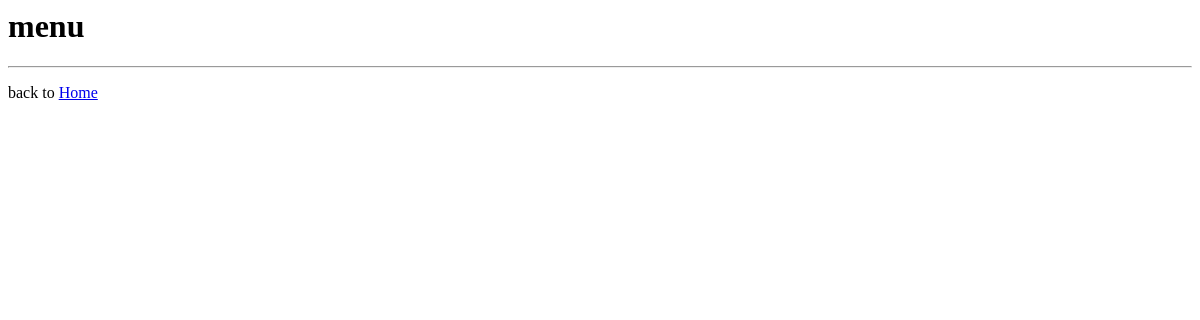
The app's page /menu/, older data.
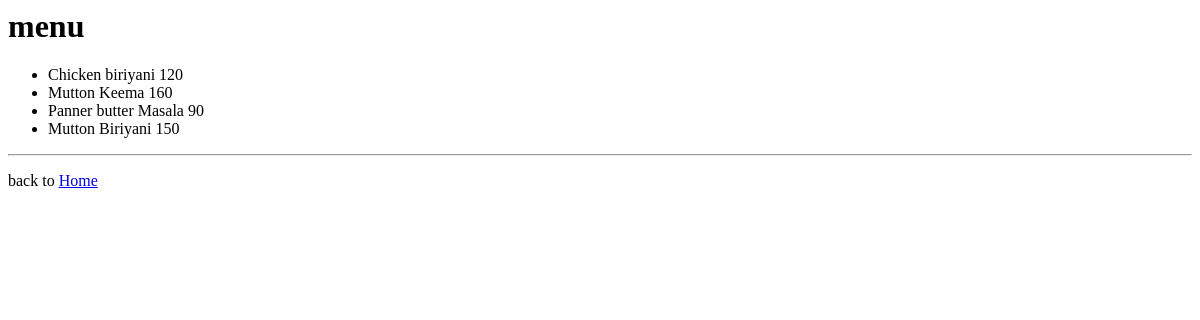
The same page, newer data.
### main/models.py (models this page shows, shortened)
class menu(models.Model):
    item = models.CharField(max_length=255)
    price = models.IntegerField()

### main/views.py (the view)
# urls.py: path('menu/',views.Menu, name='menu')
def Menu(request):
    my_menu = menu.objects.all().values()
    template = loader.get_template('menu.html')
    context = {
        'my_menu' : my_menu,
    }
    return HttpResponse(template.render(context,request))

### main/templates/menu.html (shortened to what this page needs)
<html>
    <head>
    </head>
<body>
    <h1>menu</h1>
    <ul>
        {% for x in my_menu%}
        <li>{{x.item}} {{x.price}}</li>
        {% endfor %}
    </ul>
    <hr>
    <p>back to <a href="/">Home</a></p>
</body>
</html>

Row changes from the older to the newer data that the page shows:
added menu: item "Chicken biriyani", price "120"
added menu: item "Mutton Keema", price "160"
added menu: item "Panner butter Masala", price "90"
added menu: item "Mutton Biriyani", price "150"
